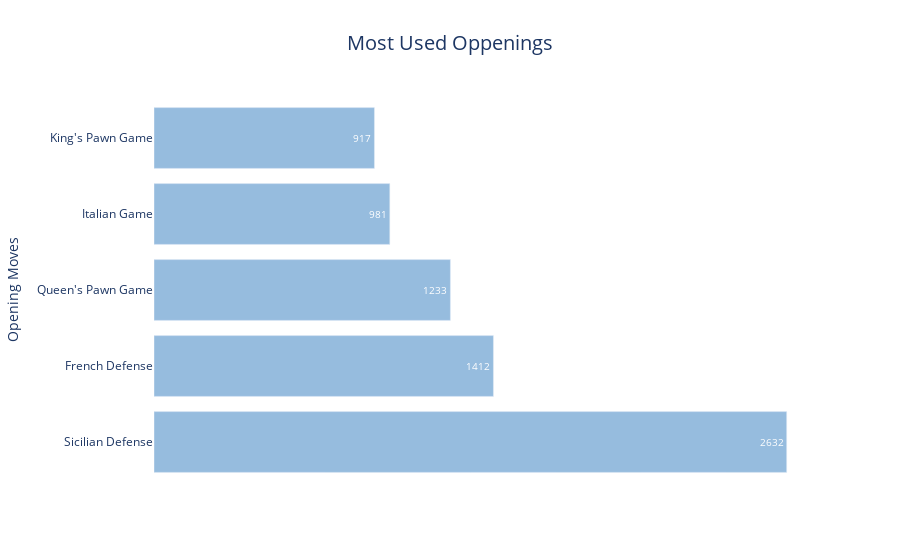

This figure's notebook cell:
### Code cell
fig=px.bar(y=opening.index,x=opening.values,
           title="most used Oppenings".title(),
            color_discrete_sequence=["#96BCDE"],
           labels={"x":"Count ","y":"Move "},
           text=opening.values
      )
fig.update_layout(
title_font_color="#1D3663",paper_bgcolor="#fff",title_font_size=20,title_x=.5,font_color="#1D3663",
    plot_bgcolor="#fff",legend_title_font_size=17,legend_title_font_color="#1D3663",
    legend_title_text="Game winner")
fig.update_yaxes(showgrid=False,visible=True,title="Opening Moves",color="#1D3663")
fig.update_xaxes(showgrid=False,tickfont_size=9,visible=False)
fig.update_traces(textfont_size=10,textfont_color="#fff",textposition='inside')
fig.show()

### Figure 1 — Plotly figure (JSON) as saved in the notebook; plotly's stock layout.template omitted (floating-point values rounded to 4 significant figures)
{"data": [{"alignmentgroup": "True", "hovertemplate": "Count =%{x}<br>Move =%{y}<br>text=%{text}<extra></extra>", "legendgroup": "", "marker": {"color": "#96BCDE", "pattern": {"shape": ""}}, "name": "", "offsetgroup": "", "orientation": "h", "showlegend": false, "text": [2632, 1412, 1233, 981, 917], "textfont": {"color": "#fff", "size": 10}, "textposition": "inside", "type": "bar", "x": [2632, 1412, 1233, 981, 917], "xaxis": "x", "y": ["Sicilian Defense", "French Defense", "Queen's Pawn Game", "Italian Game", "King's Pawn Game"], "yaxis": "y"}], "layout": {"barmode": "relative", "font": {"color": "#1D3663"}, "legend": {"title": {"font": {"color": "#1D3663", "size": 17}, "text": "Game winner"}, "tracegroupgap": 0}, "paper_bgcolor": "#fff", "plot_bgcolor": "#fff", "title": {"font": {"color": "#1D3663", "size": 20}, "text": "Most Used Oppenings", "x": 0.5}, "xaxis": {"anchor": "y", "domain": [0, 1], "showgrid": false, "tickfont": {"size": 9}, "title": {"text": "Count "}, "visible": false}, "yaxis": {"anchor": "x", "color": "#1D3663", "domain": [0, 1], "showgrid": false, "title": {"text": "Opening Moves"}, "visible": true}}}
